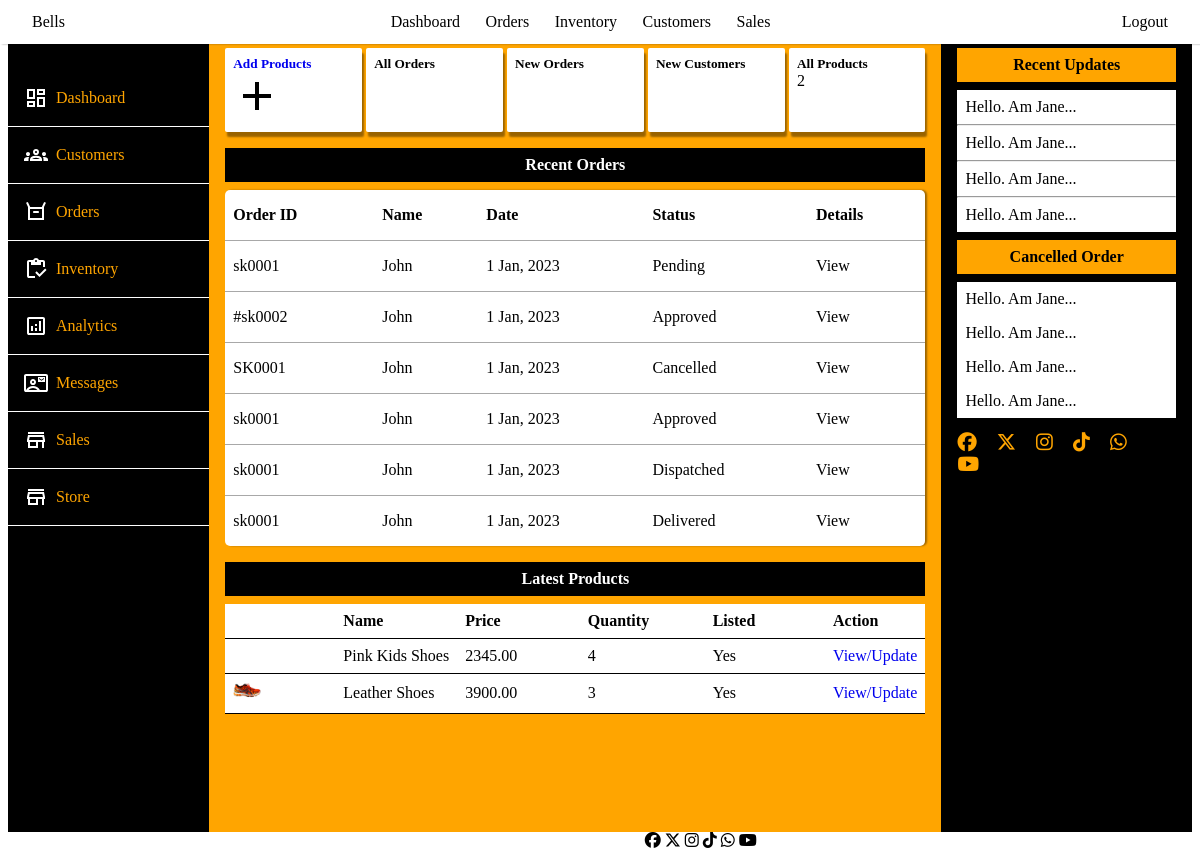
Before: /admin_portal with the older database file.
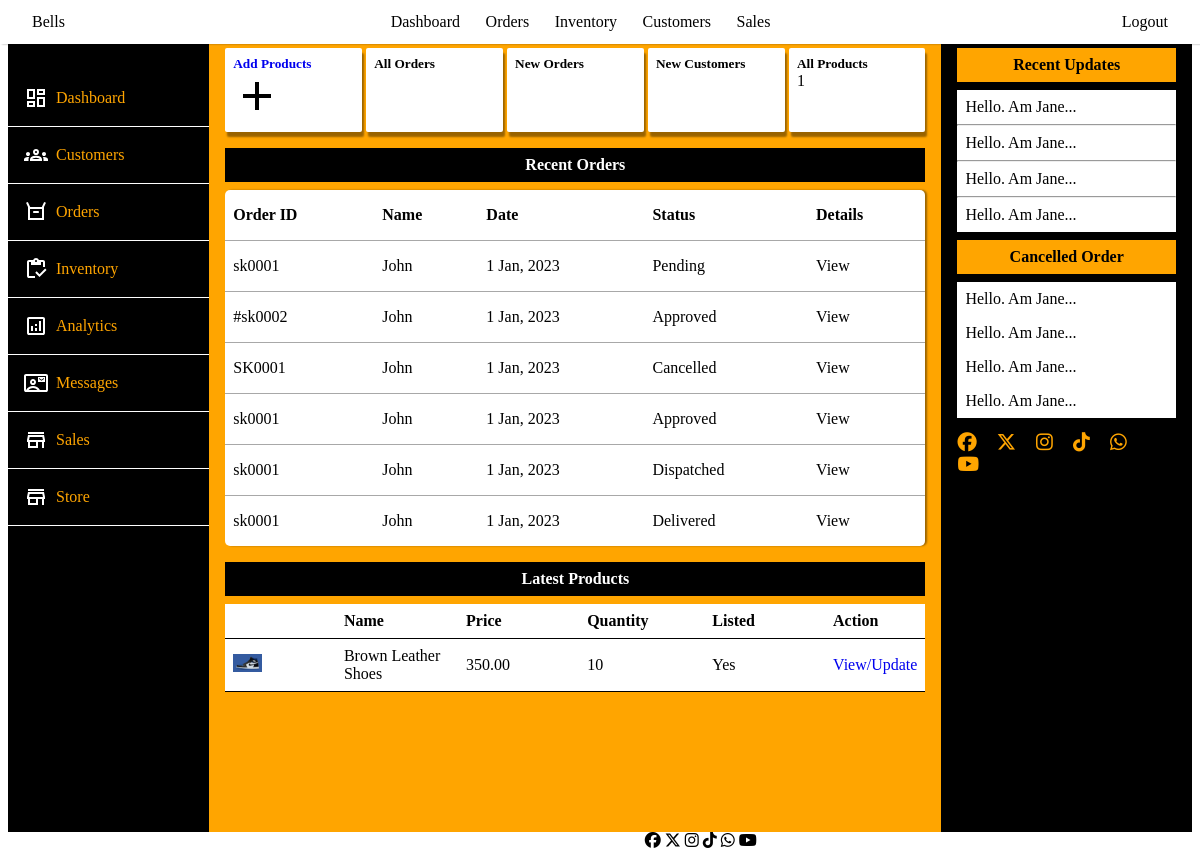
After: the same page with the newer database file.
### store/models.py (models this page shows, shortened)
class Product(models.Model):
    profile_image = models.ImageField(upload_to='uploads/products', null=True, blank=True, default='media/default/product.png')
    name = models.CharField(max_length=255, verbose_name='Product Name')
    price = models.DecimalField(max_digits=12, decimal_places=2)
    description = models.TextField(verbose_name='Product Description', blank=True, null=True)
    is_sale = models.BooleanField(default=False)
    sale_price = models.DecimalField(max_digits=12, decimal_places=2, null=True, blank=True)
    discount = models.DecimalField(default=0, max_digits=9, decimal_places=2, null=True, blank=True)
    percentage_discount = models.DecimalField(default=0, max_digits=5, decimal_places=0, null=True, blank=True)
    created_at = models.DateTimeField(auto_now_add=True)
    is_listed = models.BooleanField(default=True)
    is_featured = models.BooleanField(default=True)
    slug = models.SlugField(unique=True, blank=True, null=True)
    key_words = models.CharField(max_length=255, blank=True, null=True)
    stock_quantity = models.IntegerField(default=1)
    brand = models.CharField(max_length=255, blank=True, null=True)
    material = models.CharField(max_length=255, blank=True, null=True)
    category = TreeForeignKey(Category, on_delete=models.CASCADE, related_name='products', null=True, blank=True)
    color = models.ManyToManyField(Color, related_name='products', blank=True, null=True)
    size = models.ManyToManyField(Size, related_name='products', blank=True, null=True)
    @property
    def imageURL(self):
        try:
            url = self.profile_image.url
        except:
            url = ''
        return url

### admin_portal/views.py (the view)
# urls.py: path('admin_portal', views.admin_portal, name='admin_portal'),
def admin_portal(request):
    products = Product.objects.all()
    latest_products = products.order_by('-created_at')[:10]
    context = {
        'products':products,
        'latest_products': latest_products,
    }
    return render(request, 'admin_portal/admin_portal.html', context)

### cart/context_processors.py (called while the page is built)
def cart(request):
    return {'cart': Cart(request)}

### admin_portal/templates/admin_portal/admin_portal.html (shortened to what the changed rows need)
{% extends 'admin_portal/base.html' %}
{% block content %}
<div class="container">
    <div class="content">
        <div class="main-content">
            <div class="leading">
                <div class="lead">
                    <h5>All Products</h5>
                    <p>{{ products | length }}</p>
                </div>
            </div>
            <section>
            <div class="orders">
                <table>
                    <thead>
                        <tr>
                            <th>Order ID</th>
                            <th>Name</th>
                            <th>Date</th>
                            <th>Status</th>
                            <th>Details</th>
                        </tr>
                    </thead>
                </table>
            </div>
        </section>
        <section>
            <div class="inventory">
                <table>
                    <thead>
                        <tr>
                            <th></th>
                            <th>Name</th>
                            <th>Price</th>
                            <th>Quantity</th>
                            <th>Listed</th>
                            <th>Action</th>
                        </tr>
                    </thead>
                    <tbody>
                        {% for product in latest_products %}
                        <tr>
                            <td><img src="{{product.imageURL}}" alt="" width="30%"></td>
                            <td>{{ product.name }}</td>
                            <td>{{ product.price }}</td>
                            <td>{{ product.stock_quantity }}</td>
                            {% if product.is_listed %}
                            <td>Yes</td>
                            {% else %}
                            <td>No</td>
                            {% endif %}
                            <td><a href="{% url 'product_inventory' product.id %}">View/Update</a></td>
                        </tr>
                        {% endfor %}
                    </tbody>
                </table>
            </div>
        </section>
        </div>
    </div>
</div>
</div>
{% endblock content %}

Changed rows visible on the page:
removed Product: name "Pink Kids Shoes", price "2345.00", stock_quantity "4", is_listed "Yes"
changed Product: imageURL: a different picture; name "Leather Shoes" → "Brown Leather Shoes"; price "3900.00" → "350.00"; stock_quantity "3" → "10"
Other visible differences:
{{ products | length }}: "2" → "1"
